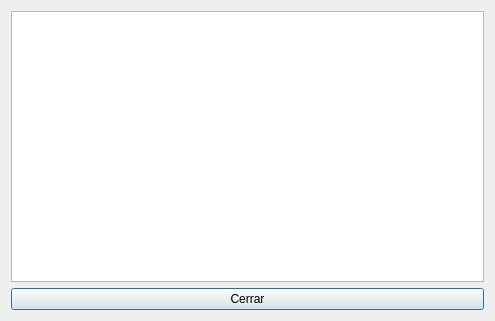
<?xml version="1.0" encoding="UTF-8"?>
<ui version="4.0">
 <class>MemInfo</class>
 <widget class="QDialog" name="MemInfo">
  <property name="geometry">
   <rect>
    <x>0</x>
    <y>0</y>
    <width>495</width>
    <height>321</height>
   </rect>
  </property>
  <property name="windowTitle">
   <string>Información sobre la memoria.</string>
  </property>
  <layout class="QVBoxLayout" name="verticalLayout">
   <item>
    <widget class="QPlainTextEdit" name="plainTextEdit">
     <property name="readOnly">
      <bool>true</bool>
     </property>
    </widget>
   </item>
   <item>
    <widget class="QPushButton" name="closeButton">
     <property name="toolTip">
      <string>&lt;html&gt;&lt;head/&gt;&lt;body&gt;&lt;p&gt;Cierra esta ventana.&lt;/p&gt;&lt;/body&gt;&lt;/html&gt;</string>
     </property>
     <property name="text">
      <string>Cerrar</string>
     </property>
     <property name="default">
      <bool>true</bool>
     </property>
    </widget>
   </item>
  </layout>
 </widget>
 <resources/>
 <connections>
  <connection>
   <sender>closeButton</sender>
   <signal>clicked()</signal>
   <receiver>MemInfo</receiver>
   <slot>close()</slot>
   <hints>
    <hint type="sourcelabel">
     <x>372</x>
     <y>295</y>
    </hint>
    <hint type="destinationlabel">
     <x>488</x>
     <y>307</y>
    </hint>
   </hints>
  </connection>
 </connections>
</ui>
